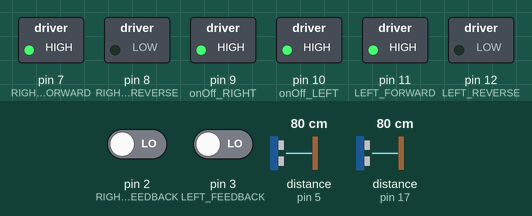
This sketch was run on a simulated Arduino Nano, built with avr-gcc and run on an emulated ATmega328P. Shown: switched loads named in the sketch (green lamp = pin HIGH). The test bench sets the inputs (shaded band); at power-on: pin 2 (RIGHT_FEEDBACK) LOW, pin 3 (LEFT_FEEDBACK) LOW, distance to the obstacle (sensors on pin 5, pin 17) 80 cm. The echo pulse lasts 58.3 µs per cm.

Above: at 0.3 s.
At 2.0 s:
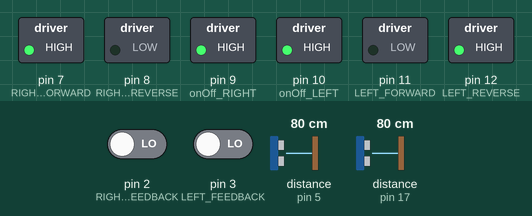
At 6.3 s:
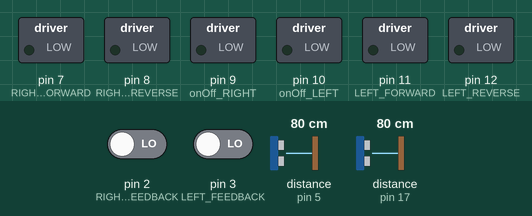
Timing chart, 0 to 7.9 s (numbered marks = the images above):
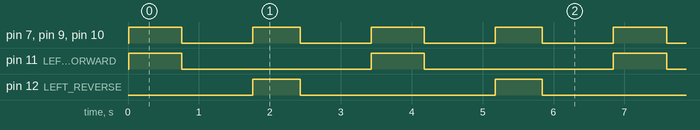

Measured:
- by itself, pin 7 (RIGHT_FORWARD), pin 9 (onOff_RIGHT), pin 10 (onOff_LEFT): alternates HIGH for 0.71 s and LOW for 1.0 s
- by itself, pin 11 (LEFT_FORWARD): alternates HIGH for 0.75 s and LOW for 2.7 s
- by itself, pin 12 (LEFT_REVERSE): alternates HIGH for 0.67 s and LOW for 2.8 s

The sketch:

story_12_13.ino
```cpp
#include <NewPing.h>

// Green
int const LEFT_FORWARD = 11;
int const RIGHT_FORWARD = 7;
// Red
int const LEFT_REVERSE = 12;
int const RIGHT_REVERSE = 8;
// Yellow
int const onOff_LEFT = 10;
int const onOff_RIGHT = 9;

//Echo
int const TRIGGER_PIN = 4;  // Arduino pin tied to trigger pin on the ultrasonic sensor.
int const ECHO_PIN = 5;  // Arduino pin tied to echo pin on the ultrasonic sensor.
int const MAX_DISTANCE = 200; // Maximum distance we want to ping for (in centimeters). Maximum sensor distance is rated at 400-500cm.

//light_sensors
const int LEFT_LDR = A7;
const int CENTRE_LDR = A6;
const int RIGHT_LDR = A2;

int leftLight = analogRead(LEFT_LDR);
int centreLight = analogRead(CENTRE_LDR);
int rightLight = analogRead(RIGHT_LDR);

int rotations = 870;

int turnLeftSpeedSlow = 100; //parameters used when turning gradual left
int turnLeftSpeedFast = 250;
int turnRightSpeedSlow = 100; //parameters used when turning gradual right
int turnRightSpeedFast = 250;
int leftSpeed = 100;
int rightSpeed = 100;
int diff; //difference between left and right motor readings

const int RIGHT_FEEDBACK = 2; // Pin numbers on Rover
const int LEFT_FEEDBACK = 3;

volatile int leftcounter = 0; // initiate counter to zero for start
volatile int rightcounter = 0; // counter could always be reset

//Echo down
const int TRIGGER_DOWN = 13;
const int ECHO_DOWN = 17;

NewPing sonar(TRIGGER_PIN, ECHO_PIN, MAX_DISTANCE);
NewPing down_sonar(TRIGGER_DOWN, ECHO_DOWN, MAX_DISTANCE);

int lowestReading = 1200;
int currentPosition = 0;
int bestPosition = 0;

bool findingLight = true;

void setup()
{
  pinMode(LEFT_FORWARD, OUTPUT);
  pinMode(RIGHT_FORWARD, OUTPUT);
  pinMode(LEFT_REVERSE, OUTPUT);
  pinMode(RIGHT_REVERSE, OUTPUT);
  pinMode(onOff_LEFT, OUTPUT);
  pinMode(onOff_RIGHT, OUTPUT);
  Serial.begin(115200);
  attachInterrupt(digitalPinToInterrupt(LEFT_FEEDBACK),LeftMotorISR,RISING);
  attachInterrupt(digitalPinToInterrupt(RIGHT_FEEDBACK),RightMotorISR,RISING);
  sonar.ping_cm();
  down_sonar.ping_cm();
}

void loop()
{
 triangle1();
}

void r()
{
 forwards();
 delay(1000);
 brake();
 hard_right(255,100);
 delay(3500);
 brake();
 hard_left(100,255);
 delay(2500);
 brake();
 forwards();
 delay(1000);
 brake();
 exit(0);

}

void e()
{
  hard_left(255,255);
  delay(500);
  brake();
  forwards();
  delay(30);
  brake();
  gradual_left2(100,255);
  delay(1500);
  brake();
  forwards();
  delay(20);
  brake();
  exit(0);
}

void o()
{
  hard_left(255,60);
  delay(2000);
  brake();
  exit(0);
}

void d()
{
  gradual_right2(255,100);
  delay(2000);
}

void triangle2()
{
 forwardsAndLeftTurn(750, 150);
 forwardsAndLeftTurn(750, 75);
 forwardsAndLeftTurn(750, 150);
 forwardsAndLeftTurn(750, 75);
 forwardsAndLeftTurn(750, 150);
 forwardsAndLeftTurn(750, 75);
}

void triangle1()
{
 forwardsAndLeftTurn(750, 666);
 forwardsAndLeftTurn(750, 666);
 forwardsAndLeftTurn(750, 666);
}

void story12()
{
  if (findingLight) {
    story11();  //finding the light
  }
  followLight();
}

void story11()
{

  // read the value from the sensor
    leftLight = analogRead(LEFT_LDR);
  centreLight = analogRead(CENTRE_LDR);
  rightLight = analogRead(RIGHT_LDR);


  // print the sensor reading so you know its range
  Serial.print(" Centre light " + String(centreLight));

  // while initial 360 turn we will check brightness
  //once 360 completed, turn to best position and go forward
  while (currentPosition < 8){
    left45deg();
    centreLight = analogRead(CENTRE_LDR);
    checkBrightness();
  }

  hard_left(255,255);
  delay(250 * bestPosition); //turns back around to the best position
  forwards();
  //delay(5000);
  findingLight = false;
}

void left45deg() {
    hard_left(255,255); // turning left
    delay(250); //for 45 degrees in 200 milliseconds
    brake();
    delay(1000);
}

void checkBrightness(){
    currentPosition = currentPosition + 1; // add 1 for nextPosition

  Serial.print(" Centre light " + String(centreLight));

    if (centreLight < lowestReading) {  // check centreLight
      lowestReading = centreLight;
      bestPosition = currentPosition;
  }
}

void followLight(){

  //take reading from sensors
  leftLight = analogRead(LEFT_LDR);
  centreLight = analogRead(CENTRE_LDR);
  rightLight = analogRead(RIGHT_LDR);

  Serial.print("Left Sensor = ");
  Serial.print(leftLight);

  Serial.print("Centre Sensor = ");
  Serial.print(centreLight);

  Serial.print("Right Sensor = ");
  Serial.print(rightLight);


  if (leftLight < centreLight && leftLight < rightLight) //if left is brighter than centre and right, turn left
  {
    Serial.println("Left");
    turn(60, 255);
  }

  else if (rightLight < centreLight && rightLight < leftLight) //if right is brighter than centre and left, turn right
  {
    Serial.println("Right");
    turn(255, 60);
  }

  else //if left or right isn't brightest, then move forward
  {
    Serial.println("Brightest");
  forwards();
  }
}

void stopBeforeLight() {
 delay(50);                     // Wait 50ms between pings (about 20 pings/sec). 29ms should be the shortest delay between pings.
  int currentSonar = sonar.ping_cm();
  Serial.print("Ping: ");
  Serial.print(currentSonar); // Send ping, get distance in cm and print result (0 = outside set distance range)
  Serial.println("cm");

  if (currentSonar > 0 and currentSonar < 5)
  {
      fastBrake();
      delay(1000);
      exit(0);
  }
  else
  {
      followLight();
  }
}


void story10()
{
  delay(50);                     // Wait 50ms between pings (about 20 pings/sec). 29ms should be the shortest delay between pings.
  int downSonar = down_sonar.ping_cm();
  Serial.print("Ping: ");
  Serial.print(downSonar); // Send ping, get distance in cm and print result (0 = outside set distance range)
  Serial.println("cm");
  if (downSonar > 14)
  {
    fastBrake();
    delay(1000);
    // ?put a while loop here left counter + 44 rotations
    //how do we know when 5cm from drop ?use this to calculate 10cm
    reverse();//for 10cm using a method above
    delay(500);
    fastBrake();
    exit(0);
  }
  else
  {
    forwards();
  }
}

void story9()
{
  delay(50);                     // Wait 50ms between pings (about 20 pings/sec). 29ms should be the shortest delay between pings.
  int currentSonar = sonar.ping_cm();
  Serial.print("Ping: ");
  Serial.print(currentSonar); // Send ping, get distance in cm and print result (0 = outside set distance range)
  Serial.println("cm");

  if (currentSonar > 0 and currentSonar < 13)
  {
      fastBrake();
      delay(1000);
      reverse();
      delay(500);
      brake();
      delay(250);
      hard_left(255,255);
      delay(500);
      brake();
  }
  else
  {
      forwards();
  }
}


void story8()
{
  forwardsAndLeftTurn(1500, 500);
  forwardsAndLeftTurn(1500, 500);
  forwardsAndLeftTurn(1500, 500);
  forwardsAndLeftTurn(1500, 500);
  forwardsAndRightTurn(1500, 600);
  forwardsAndRightTurn(1500, 600);
  forwardsAndRightTurn(1500, 600);
  forwardsAndRightTurn(1500, 600);
  exit(0);
}

void story7()
{
 forwards();
 delay(1500);
 brake();
 delay(1000);
 hard_left(255, 255);//turn 1
 delay(500);
 brake();
 delay(1000);

 forwards();
 delay(1500);
 brake();
 delay(1000);
 hard_left(255, 255);//turn 2
 delay(500);
 brake();
 delay(1000);

 forwards();
 delay(1500);
 brake();
 delay(1000);
 hard_left(255, 255);//turn 3
 delay(500);
 brake();
 delay(1000);

 forwards();
 delay(1500);
 brake();
 delay(1000);
 hard_left(255, 255);//turn 4
 delay(500);
 brake();

 exit(0);
}

void story7_v2()
{
  forwardsAndLeftTurn(1500, 500);
  forwardsAndLeftTurn(1500, 500);
  forwardsAndLeftTurn(1500, 500);
  forwardsAndLeftTurn(1500, 500);
  exit(0);
}

void forwardsAndLeftTurn(int forwardsTime, int turnTime)
{
 forwards();
 delay(forwardsTime);
 brake();
 delay(1000);
 hard_left(255, 255);
 delay(turnTime);
 brake();
 delay(1000);
}

void forwardsAndRightTurn(int forwardsTime, int turnTime)
{
 forwards();
 delay(forwardsTime);
 brake();
 delay(1000);
 hard_right(255, 255);
 delay(turnTime);
 brake();
 delay(1000);
}

void story6() //added print statements to debug, consider smaller sharper turns and reduce speed?
{
  //Serial.println(millis());
  while(millis() < 10000)
  {

    diff = leftcounter - rightcounter;
    if(diff < -2) //if right counter is higher rover is vearing left so needs to correct by turning to right
    {
      gradual_right(); //left motor faster than right motor
      //Serial.println("turning right ");
    }
    else if(diff > 2) //if left counter is higher rover is vearing to right so needs to correct by turning to left
    {
      gradual_left(); //right motor faster than left motor
      //Serial.print("turning left ");
    }
    else
    {
      forwards();
      //Serial.print("going straight ");
    }
  }

  Serial.print("Has reached 10 secs");
  fastBrake();
  delay(1000);
  exit(0);

}

void story6_v2() //changed to controlled_forward with slower speed
{

  while(millis() < 10000)
  {

    diff = leftcounter - rightcounter;
    if(diff < -2) //if right counter is higher rover is vearing left so needs to correct by turning to right
    {
      gradual_right(); //left motor faster than right motor

    }
    else if(diff > 2) //if left counter is higher rover is vearing to right so needs to correct by turning to left
    {
      gradual_left(); //right motor faster than left motor

    }
    else
    {
      forwardControlled(100,100);
    }
  }

  Serial.print("Has reached 10 secs");
  fastBrake();
  delay(1000);
  exit(0);

}

void story6_v3() //delay added on corrections
{

  while(millis() < 10000)
  {

    diff = leftcounter - rightcounter;
    if(diff < -2) //if right counter is higher rover is vearing left so needs to correct by turning to right
    {
      gradual_right(); //left motor faster than right motor
      delay(50);

    }
    else if(diff > 2) //if left counter is higher rover is vearing to right so needs to correct by turning to left
    {
      gradual_left(); //right motor faster than left motor
      delay(50);
    }
    else
    {
      forwardControlled(100,100);
    }
  }

  Serial.print("Has reached 10 secs");
  fastBrake();
  delay(1000);
  exit(0);

}

void story6_v4() //increasing motor speed
{

  while(millis() < 10000)
  {

    diff = leftcounter - rightcounter;
    if(diff < -2) //if right counter is higher, diff is negative and rover is vearing left so needs to correct by turning to right
    {
      leftSpeed = leftSpeed + 10;
      turn(leftSpeed, rightSpeed); //left motor faster than right motor

    }
    else if(diff > 2) //if left counter is higher, diff is positive, rover is vearing to right so needs to correct by turning to left
    {
      rightSpeed = rightSpeed + 10;
      turn(leftSpeed, rightSpeed);
    }
    else
    {
      forwardControlled(100,100);

    }
  }
}

void story6_v5() //increasing motor speed
{
  while(millis() < 10000)
  {
      forwardControlled(150,150);
  }

  Serial.print("Has reached 10 secs");
  fastBrake();
  delay(1000);
  exit(0);
}

void story5()
{
  forwards();
  delay(1000);
  while(millis() < 10000){
    gradual_left();
    delay(2000);
    gradual_right();
    delay(2000);
  }
  Serial.print("Has reached 10 secs");
  fastBrake();
  delay(1000);
  exit(0);
}


void story4()
{
  if(leftcounter >= rotations){
    Serial.print("Left Counter ");
    Serial.println(leftcounter);
    Serial.print("Right Counter ");
    Serial.println(rightcounter);
    Serial.println("Counter has reached 870");
    brake();
    delay(3000);
    exit(0);
  }
  // Just print out the values to show counter operating
  Serial.print("Left Counter ");
  Serial.println(leftcounter);
 // This is printing then a new Line after
  Serial.print("Right Counter ");
  Serial.println(rightcounter);
  forwards();

}

void story3()
{
 forwards();
 delay(5000);
 brake();
 delay(1000);
 reverse();
 delay(2000);
 brake();
 delay(1000);
}

void forwardControlled(int leftMotorSpeed, int rightMotorSpeed) //change this function to accept parameters
{
  analogWrite(onOff_LEFT, leftMotorSpeed);
  analogWrite(onOff_RIGHT, rightMotorSpeed);
  digitalWrite(LEFT_FORWARD, HIGH);
  digitalWrite(RIGHT_FORWARD, HIGH);
  digitalWrite(LEFT_REVERSE, LOW);
  digitalWrite(RIGHT_REVERSE, LOW);

}

void forwards()
{
  digitalWrite(onOff_LEFT, HIGH);
  digitalWrite(onOff_RIGHT, HIGH);
  digitalWrite(LEFT_FORWARD, HIGH);
  digitalWrite(RIGHT_FORWARD, HIGH);
  digitalWrite(LEFT_REVERSE, LOW);
  digitalWrite(RIGHT_REVERSE, LOW);

}

void gradual_right() //change this to turn? add parameter?
{
  analogWrite(onOff_LEFT, turnRightSpeedFast);
  analogWrite(onOff_RIGHT, turnRightSpeedSlow);
  digitalWrite(LEFT_FORWARD, HIGH);
  digitalWrite(RIGHT_FORWARD, HIGH);
  digitalWrite(LEFT_REVERSE, LOW);
  digitalWrite(RIGHT_REVERSE, LOW);
}

void gradual_right2(int turnRightSpeedFast, int turnRightSpeedSlow) //change this to turn? add parameter?
{
  analogWrite(onOff_LEFT, turnRightSpeedFast);
  analogWrite(onOff_RIGHT, turnRightSpeedSlow);
  digitalWrite(LEFT_FORWARD, HIGH);
  digitalWrite(RIGHT_FORWARD, HIGH);
  digitalWrite(LEFT_REVERSE, LOW);
  digitalWrite(RIGHT_REVERSE, LOW);
}

void gradual_left() //change this to turn? add parameters?
{
  analogWrite(onOff_LEFT, turnLeftSpeedSlow);
  analogWrite(onOff_RIGHT, turnLeftSpeedFast);
  digitalWrite(LEFT_FORWARD, HIGH);
  digitalWrite(RIGHT_FORWARD, HIGH);
  digitalWrite(LEFT_REVERSE, LOW);
  digitalWrite(RIGHT_REVERSE, LOW);
}

void gradual_left2(int turnLeftSpeedSlow, int turnLeftSpeedFast) //change this to turn? add parameters?
{
  analogWrite(onOff_LEFT, turnLeftSpeedSlow);
  analogWrite(onOff_RIGHT, turnLeftSpeedFast);
  digitalWrite(LEFT_FORWARD, HIGH);
  digitalWrite(RIGHT_FORWARD, HIGH);
  digitalWrite(LEFT_REVERSE, LOW);
  digitalWrite(RIGHT_REVERSE, LOW);
}

void turn(int leftSpeed, int rightSpeed)
{
  analogWrite(onOff_LEFT, leftSpeed);
  analogWrite(onOff_RIGHT, rightSpeed);
  digitalWrite(LEFT_FORWARD, HIGH);
  digitalWrite(RIGHT_FORWARD, HIGH);
  digitalWrite(LEFT_REVERSE, LOW);
  digitalWrite(RIGHT_REVERSE, LOW);
}

void reverse()
{
  digitalWrite(onOff_RIGHT, HIGH);
  digitalWrite(onOff_LEFT, HIGH);
  digitalWrite(LEFT_FORWARD, LOW);
  digitalWrite(RIGHT_FORWARD, LOW);
  digitalWrite(LEFT_REVERSE, HIGH);
  digitalWrite(RIGHT_REVERSE, HIGH);
}

void brake()
{
  digitalWrite(onOff_LEFT, LOW);
  digitalWrite(onOff_RIGHT, LOW);
  digitalWrite(LEFT_FORWARD, LOW);
  digitalWrite(RIGHT_FORWARD, LOW);
  digitalWrite(LEFT_REVERSE, LOW);
  digitalWrite(RIGHT_REVERSE, LOW);
}

void fastBrake()
{
  digitalWrite(onOff_LEFT, HIGH);
  digitalWrite(onOff_RIGHT, HIGH);
  digitalWrite(LEFT_FORWARD, LOW);
  digitalWrite(RIGHT_FORWARD, LOW);
  digitalWrite(LEFT_REVERSE, LOW);
  digitalWrite(RIGHT_REVERSE, LOW);
}

void hard_right(int leftSpeed, int rightSpeed) //add parameter?
{
  analogWrite(onOff_LEFT, leftSpeed);
  analogWrite(onOff_RIGHT, rightSpeed);
  digitalWrite(LEFT_FORWARD, HIGH);
  digitalWrite(RIGHT_FORWARD, LOW);
  digitalWrite(LEFT_REVERSE, LOW);
  digitalWrite(RIGHT_REVERSE, HIGH);
}


void hard_left(int leftSpeed, int rightSpeed) //add parameters?
{
  analogWrite(onOff_LEFT, leftSpeed);
  analogWrite(onOff_RIGHT, rightSpeed);
  digitalWrite(LEFT_FORWARD, LOW);
  digitalWrite(RIGHT_FORWARD, HIGH);
  digitalWrite(LEFT_REVERSE, HIGH);
  digitalWrite(RIGHT_REVERSE, LOW);
}

void LeftMotorISR(){
// adds one to the counter on each motor revolution
leftcounter++;
}

void RightMotorISR(){
// adds one to the counter on each motor revolution
rightcounter++;
}
```
